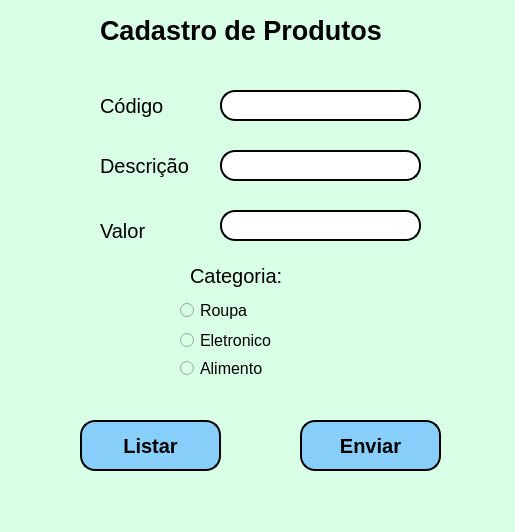
<?xml version="1.0" encoding="UTF-8"?>
<ui version="4.0">
 <class>MainWindow</class>
 <widget class="QMainWindow" name="MainWindow">
  <property name="geometry">
   <rect>
    <x>0</x>
    <y>0</y>
    <width>515</width>
    <height>532</height>
   </rect>
  </property>
  <property name="windowTitle">
   <string>MainWindow</string>
  </property>
  <property name="styleSheet">
   <string notr="true">background-color: rgb(217, 255, 231);</string>
  </property>
  <widget class="QWidget" name="centralwidget">
   <widget class="QLabel" name="label">
    <property name="geometry">
     <rect>
      <x>100</x>
      <y>10</y>
      <width>331</width>
      <height>41</height>
     </rect>
    </property>
    <property name="font">
     <font>
      <pointsize>20</pointsize>
      <weight>75</weight>
      <bold>true</bold>
     </font>
    </property>
    <property name="text">
     <string>Cadastro de Produtos</string>
    </property>
   </widget>
   <widget class="QLabel" name="label_2">
    <property name="geometry">
     <rect>
      <x>100</x>
      <y>90</y>
      <width>91</width>
      <height>31</height>
     </rect>
    </property>
    <property name="font">
     <font>
      <pointsize>15</pointsize>
     </font>
    </property>
    <property name="text">
     <string>Código</string>
    </property>
   </widget>
   <widget class="QLabel" name="label_3">
    <property name="geometry">
     <rect>
      <x>100</x>
      <y>150</y>
      <width>101</width>
      <height>31</height>
     </rect>
    </property>
    <property name="font">
     <font>
      <pointsize>15</pointsize>
     </font>
    </property>
    <property name="text">
     <string>Descrição</string>
    </property>
   </widget>
   <widget class="QLabel" name="label_4">
    <property name="geometry">
     <rect>
      <x>100</x>
      <y>210</y>
      <width>81</width>
      <height>41</height>
     </rect>
    </property>
    <property name="font">
     <font>
      <pointsize>15</pointsize>
     </font>
    </property>
    <property name="text">
     <string>Valor</string>
    </property>
   </widget>
   <widget class="QLineEdit" name="lineEdit">
    <property name="geometry">
     <rect>
      <x>220</x>
      <y>90</y>
      <width>201</width>
      <height>31</height>
     </rect>
    </property>
    <property name="styleSheet">
     <string notr="true">background-color: rgb(255, 255, 255);
border-radius: 15px;
border-style: outset;
border-width: 2px;</string>
    </property>
   </widget>
   <widget class="QLineEdit" name="lineEdit_2">
    <property name="geometry">
     <rect>
      <x>220</x>
      <y>150</y>
      <width>201</width>
      <height>31</height>
     </rect>
    </property>
    <property name="styleSheet">
     <string notr="true">background-color: rgb(255, 255, 255);
border-radius: 15px;
border-style: outset;
border-width: 2px;</string>
    </property>
   </widget>
   <widget class="QLineEdit" name="lineEdit_3">
    <property name="geometry">
     <rect>
      <x>220</x>
      <y>210</y>
      <width>201</width>
      <height>31</height>
     </rect>
    </property>
    <property name="styleSheet">
     <string notr="true">background-color: rgb(255, 255, 255);
border-radius: 15px;
border-style: outset;
border-width: 2px;</string>
    </property>
   </widget>
   <widget class="QRadioButton" name="radioButton">
    <property name="geometry">
     <rect>
      <x>180</x>
      <y>300</y>
      <width>131</width>
      <height>21</height>
     </rect>
    </property>
    <property name="font">
     <font>
      <pointsize>12</pointsize>
      <weight>50</weight>
      <bold>false</bold>
     </font>
    </property>
    <property name="text">
     <string>Roupa</string>
    </property>
   </widget>
   <widget class="QRadioButton" name="radioButton_3">
    <property name="geometry">
     <rect>
      <x>180</x>
      <y>360</y>
      <width>121</width>
      <height>16</height>
     </rect>
    </property>
    <property name="font">
     <font>
      <pointsize>12</pointsize>
      <weight>50</weight>
      <bold>false</bold>
     </font>
    </property>
    <property name="text">
     <string>Alimento</string>
    </property>
   </widget>
   <widget class="QRadioButton" name="radioButton_2">
    <property name="geometry">
     <rect>
      <x>180</x>
      <y>330</y>
      <width>121</width>
      <height>21</height>
     </rect>
    </property>
    <property name="font">
     <font>
      <pointsize>12</pointsize>
      <weight>50</weight>
      <bold>false</bold>
     </font>
    </property>
    <property name="text">
     <string>Eletronico</string>
    </property>
   </widget>
   <widget class="QLabel" name="label_5">
    <property name="geometry">
     <rect>
      <x>190</x>
      <y>260</y>
      <width>101</width>
      <height>31</height>
     </rect>
    </property>
    <property name="font">
     <font>
      <pointsize>15</pointsize>
     </font>
    </property>
    <property name="text">
     <string>Categoria:</string>
    </property>
   </widget>
   <widget class="QPushButton" name="pushButton">
    <property name="geometry">
     <rect>
      <x>300</x>
      <y>420</y>
      <width>141</width>
      <height>51</height>
     </rect>
    </property>
    <property name="font">
     <font>
      <pointsize>15</pointsize>
      <weight>75</weight>
      <bold>true</bold>
     </font>
    </property>
    <property name="styleSheet">
     <string notr="true">background-color: rgb(135, 206, 250);
border-style: outset;
border-width: 2px;
border-radius: 15px;
border-color: black;</string>
    </property>
    <property name="text">
     <string>Enviar</string>
    </property>
   </widget>
   <widget class="QPushButton" name="pushButton_2">
    <property name="geometry">
     <rect>
      <x>80</x>
      <y>420</y>
      <width>141</width>
      <height>51</height>
     </rect>
    </property>
    <property name="font">
     <font>
      <pointsize>15</pointsize>
      <weight>75</weight>
      <bold>true</bold>
     </font>
    </property>
    <property name="styleSheet">
     <string notr="true">background-color: rgb(135, 206, 250);
border-style: outset;
border-width: 2px;
border-radius: 15px;
border-color: black;</string>
    </property>
    <property name="text">
     <string>Listar</string>
    </property>
   </widget>
  </widget>
  <widget class="QMenuBar" name="menubar">
   <property name="geometry">
    <rect>
     <x>0</x>
     <y>0</y>
     <width>515</width>
     <height>20</height>
    </rect>
   </property>
  </widget>
  <widget class="QStatusBar" name="statusbar"/>
 </widget>
 <resources/>
 <connections/>
</ui>
